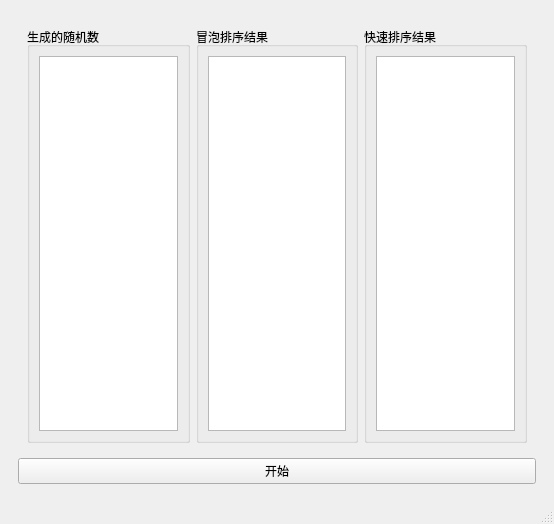
<?xml version="1.0" encoding="UTF-8"?>
<ui version="4.0">
 <class>MainWindow</class>
 <widget class="QMainWindow" name="MainWindow">
  <property name="geometry">
   <rect>
    <x>0</x>
    <y>0</y>
    <width>554</width>
    <height>524</height>
   </rect>
  </property>
  <property name="windowTitle">
   <string>MainWindow</string>
  </property>
  <widget class="QWidget" name="centralwidget">
   <layout class="QHBoxLayout" name="horizontalLayout_4">
    <item>
     <widget class="QWidget" name="widget" native="true">
      <layout class="QVBoxLayout" name="verticalLayout">
       <item>
        <widget class="QWidget" name="widget_2" native="true">
         <layout class="QHBoxLayout" name="horizontalLayout_5">
          <item>
           <widget class="QGroupBox" name="randomlist">
            <property name="title">
             <string>生成的随机数</string>
            </property>
            <layout class="QHBoxLayout" name="horizontalLayout">
             <item>
              <widget class="QListWidget" name="randlist"/>
             </item>
            </layout>
           </widget>
          </item>
          <item>
           <widget class="QGroupBox" name="groupBox">
            <property name="title">
             <string>冒泡排序结果</string>
            </property>
            <layout class="QHBoxLayout" name="horizontalLayout_2">
             <item>
              <widget class="QListWidget" name="bubblelist"/>
             </item>
            </layout>
           </widget>
          </item>
          <item>
           <widget class="QGroupBox" name="groupBox_2">
            <property name="title">
             <string>快速排序结果</string>
            </property>
            <layout class="QHBoxLayout" name="horizontalLayout_3">
             <item>
              <widget class="QListWidget" name="quicklist"/>
             </item>
            </layout>
           </widget>
          </item>
         </layout>
        </widget>
       </item>
       <item>
        <widget class="QPushButton" name="start">
         <property name="text">
          <string>开始</string>
         </property>
        </widget>
       </item>
      </layout>
     </widget>
    </item>
   </layout>
  </widget>
  <widget class="QMenuBar" name="menubar">
   <property name="geometry">
    <rect>
     <x>0</x>
     <y>0</y>
     <width>554</width>
     <height>17</height>
    </rect>
   </property>
  </widget>
  <widget class="QStatusBar" name="statusbar"/>
 </widget>
 <resources/>
 <connections/>
</ui>
